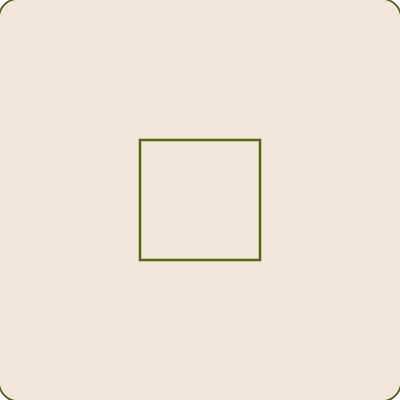
Frame 1 (no input)
Frame 60 (no input): identical to frame 1, image omitted
Frame 120 (the mouse pressed at the canvas centre since frame 60): identical to frame 1, image omitted

The p5.js sketch that drew this single still picture (run headless with seeded random() and noise() and a simulated clock; from frame 60 on, the mouse is pressed at the canvas centre):

// p5.js sketch
// ── sketch.js
var axiom = "F+F+F+F"; 
var sentence = axiom;
var count = 0;
var side;
var angolo = 90; 

var rules = {
  "F": "F+F+F-F-F+F+F-F-F+F+F-F-F+F+F-F-F+F-F+F-F+F-F+F-F"
};

var mainContainer;
var leftContainer;
var rightContainer;

var inputAxiom;
var inputRuleF;
var inputAngolo; 

var colSfondo = '#f0e6da'; 
var colTratto  = '#4f6815'; 

function setup() {
  mainContainer = createDiv();
  mainContainer.style('display', 'flex');
  mainContainer.style('flex-direction', 'row');
  mainContainer.style('gap', '30px');
  mainContainer.style('align-items', 'flex-start');
  mainContainer.style('font-family', 'sans-serif');

  leftContainer = createDiv();
  leftContainer.parent(mainContainer);

  var canvasContainer = createDiv();
  canvasContainer.parent(leftContainer);
  canvasContainer.style('position', 'relative');
  canvasContainer.style('width', '400px');
  canvasContainer.style('height', '400px');
  canvasContainer.style('border', '2px solid ' + colTratto); 
  canvasContainer.style('border-radius', '20px'); 
  canvasContainer.style('overflow', 'hidden');
  canvasContainer.style('background-color', colSfondo);

  var canvas = createCanvas(400, 400);
  canvas.parent(canvasContainer);
  angleMode(DEGREES);
  
  side = 120; 

  var gui = createDiv();
  gui.parent(leftContainer);
  gui.style('margin-top', '20px');
  gui.style('color', colTratto); 

  var btnGen = createButton("genera");
  btnGen.parent(gui);
  btnGen.mousePressed(generate);
  styleButton(btnGen);

  var btnReset = createButton("reset");
  btnReset.parent(gui);
  btnReset.style('margin-left', '10px');
  btnReset.mousePressed(resetCanvas);
  styleButton(btnReset);
  
  var regoleGui = createDiv();
  regoleGui.parent(gui);
  regoleGui.style('margin-top', '15px');
  regoleGui.style('display', 'flex');
  regoleGui.style('flex-direction', 'column');
  regoleGui.style('gap', '8px');

  inputAxiom = createRuleInput("assioma  ﹥", axiom, regoleGui, function(val) { 
    axiom = val.toUpperCase(); 
    resetCanvas(); 
  });

  inputRuleF = createRuleInput("F  ﹥", rules["F"], regoleGui, function(val) { 
    rules["F"] = val.toUpperCase(); 
    resetCanvas(); 
  });

  inputAngolo = createRuleInput("angolo  ﹥", angolo.toString(), regoleGui, function(val) {
    var num = parseFloat(val);
    if (!isNaN(num)) {
      angolo = num;
      resetCanvas();
    }
  });

  rightContainer = createDiv();
  rightContainer.parent(mainContainer);
  rightContainer.style('padding-top', '10px');
  rightContainer.style('color', colTratto);
  rightContainer.style('max-width', '320px');
  rightContainer.style('display', 'flex');
  rightContainer.style('flex-direction', 'column');
  rightContainer.style('gap', '15px');

  var titoloEsempio = createDiv("esempi d'uso");
  titoloEsempio.parent(rightContainer);
  titoloEsempio.style('font-weight', 'bold');
  titoloEsempio.style('font-size', '16px');
  titoloEsempio.style('text-transform', 'lowercase');
  titoloEsempio.style('margin-bottom', '-5px');

  creaBoxEsempio("1", "F+F+F+F", "F+F+F-F-F+F+F-F-F+F+F-F-F+F+F-F-F+F-F+F-F+F-F+F-F", 90);
  creaBoxEsempio("2", "F+F+FF-FF+FF-FF+F+F+FF-FF+FF-FF", "F---F+++F-F+F", 90);
  creaBoxEsempio("3", "F+F+F+F", "F+F+F-F-F+F+F+F-F+F-F+F-F", 90);
  creaBoxEsempio("4", "F+F-F+F-F+F", "F---F+++F-F+F", 90);
  creaBoxEsempio("5", "F+F+F+F", "F---F+++F-F+F", 90);

  disegnaGeometria();
}

function creaBoxEsempio(numero, esAxiom, esRule, esAngolo) {
  var box = createDiv();
  box.parent(rightContainer);
  box.style('background-color', colSfondo);
  box.style('padding', '12px');
  box.style('border-radius', '12px');
  box.style('border', '1.5px solid ' + colTratto);
  box.style('font-family', 'monospace');
  box.style('font-size', '14px');
  box.style('word-break', 'break-all');
  box.style('position', 'relative');

  var rigaTitolo = createDiv("<strong>esempio " + numero + ":</strong>");
  rigaTitolo.parent(box);
  rigaTitolo.style('margin-bottom', '6px');
  rigaTitolo.style('font-family', 'sans-serif');

  var rigaAssioma = createDiv("assioma → " + esAxiom);
  rigaAssioma.parent(box);
  rigaAssioma.style('margin-bottom', '4px');

  var rigaRegola = createDiv("regola → " + esRule);
  rigaRegola.parent(box);
  rigaRegola.style('margin-bottom', '4px'); 

  var rigaAngolo = createDiv("angolo → " + esAngolo + "°");
  rigaAngolo.parent(box);
  rigaAngolo.style('margin-bottom', '10px');

  var btnApplica = createButton("applica");
  btnApplica.parent(box);
  styleButtonPiccolo(btnApplica);
  
  btnApplica.mousePressed(function() {
    axiom = esAxiom;
    rules["F"] = esRule;
    angolo = esAngolo;
    
    inputAxiom.value(esAxiom);
    aggiornaLarghezzaInput(inputAxiom);
    
    inputRuleF.value(esRule);
    aggiornaLarghezzaInput(inputRuleF);

    inputAngolo.value(esAngolo.toString());
    aggiornaLarghezzaInput(inputAngolo);
    
    resetCanvas();
  });
}

function createRuleInput(labelText, defaultValue, parentContainer, callbackAzione) {
  var row = createDiv();
  row.parent(parentContainer);
  row.style('display', 'flex');
  row.style('align-items', 'center');
  row.style('gap', '5px');

  var label = createSpan(labelText);
  label.parent(row);
  label.style('font-weight', 'bold');
  label.style('font-size', '14px');
  label.style('min-width', '75px'); 
  label.style('font-family', 'sans-serif');
  
  var inp = createInput(defaultValue);
  inp.parent(row);
  styleInput(inp);
  
  inp.elt.oninput = function() {
    var txt = this.value;
    aggiornaLarghezzaInput(inp);
    callbackAzione(txt);
  };
  
  aggiornaLarghezzaInput(inp);
  return inp;
}

function styleButton(btn) {
  btn.style('padding', '8px 16px');
  btn.style('font-size', '16px');
  btn.style('cursor', 'pointer');
  btn.style('color', 'rgb(240, 230, 218)');
  btn.style('background-color', colTratto); 
  btn.style('border', '1.5px solid rgb(240, 230, 218)');
  btn.style('border-radius', '10px');        
  btn.style('text-transform', 'lowercase'); 
}

function styleButtonPiccolo(btn) {
  btn.style('padding', '4px 10px');
  btn.style('font-size', '12px');
  btn.style('cursor', 'pointer');
  btn.style('color', 'rgb(240, 230, 218)');
  btn.style('background-color', colTratto); 
  btn.style('border', '1.5px solid rgb(240, 230, 218)');
  btn.style('border-radius', '6px');        
  btn.style('text-transform', 'lowercase'); 
  btn.style('font-family', 'sans-serif');
}

function styleInput(inp) {
  inp.style('padding', '6px 10px');
  inp.style('font-size', '14px');
  inp.style('color', colTratto);
  inp.style('background-color', colSfondo); 
  inp.style('border', '1px solid ' + colTratto); 
  inp.style('border-radius', '6px');
  inp.style('font-family', 'monospace'); 
}

function aggiornaLarghezzaInput(elemento) {
  elemento.style('width', Math.max(60, elemento.value().length * 8) + 'px');
}

function resetCanvas() {
  sentence = axiom;
  count = 0;
  side = 120;
  disegnaGeometria();
}

function generate() {
  if (count >= 5) return; 
  
  count++;
  side = side * 0.3333; 

  var nextSentence = "";
  for (var i = 0; i < sentence.length; i++) {
    var current = sentence.charAt(i);
    nextSentence += rules[current] !== undefined ? rules[current] : current;
  }
  sentence = nextSentence;
  disegnaGeometria();
}

function disegnaGeometria() {
  background(colSfondo); 
  stroke(colTratto);     
  strokeWeight(2.5);
  noFill();

  var currentAngle = 0; 
  var posX = 0, posY = 0;
  var stack = [];
  var minX = 0, maxX = 0, minY = 0, maxY = 0;

  for (var i = 0; i < sentence.length; i++) {
    var current = sentence.charAt(i);
    
    if (current === "F" || current === "A" || current === "B") {
      posX += side * cos(currentAngle);
      posY += side * sin(currentAngle);
      if (posX < minX) minX = posX;
      if (posX > maxX) maxX = posX;
      if (posY < minY) minY = posY;
      if (posY > maxY) maxY = posY;
    } else if (current === "+") {
      currentAngle += angolo; 
    } else if (current === "-") {
      currentAngle -= angolo; 
    } else if (current === "[") {
      stack.push({x: posX, y: posY, a: currentAngle});
    } else if (current === "]") {
      var state = stack.pop();
      posX = state.x;
      posY = state.y;
      currentAngle = state.a;
    }
  }

  var disegnoWidth = maxX - minX;
  var disegnoHeight = maxY - minY;

  if (disegnoWidth === 0) disegnoWidth = 1;
  if (disegnoHeight === 0) disegnoHeight = 1;

  var margine = 30;
  var maxDisponibile = width - (margine * 2);
  
  var scalaX = maxDisponibile / disegnoWidth;
  var scalaY = maxDisponibile / disegnoHeight;
  var fattoreScala = min(scalaX, scalaY);

  if (fattoreScala > 1) fattoreScala = 1;

  var xInizio = (width - (disegnoWidth * fattoreScala)) / 2 - (minX * fattoreScala);
  var yInizio = (height - (disegnoHeight * fattoreScala)) / 2 - (minY * fattoreScala);

  push();
  translate(xInizio, yInizio); 
  scale(fattoreScala);
  
  for (var i = 0; i < sentence.length; i++) {
    var current = sentence.charAt(i);
    
    if (current === "F" || current === "A" || current === "B") {
      line(0, 0, side, 0);
      translate(side, 0);
    } else if (current === "+") {
      rotate(angolo); 
    } else if (current === "-") {
      rotate(-angolo); 
    } else if (current === "[") {
      push();
    } else if (current === "]") {
      pop();
    }
  }
  pop(); 
}

function draw() {
}
